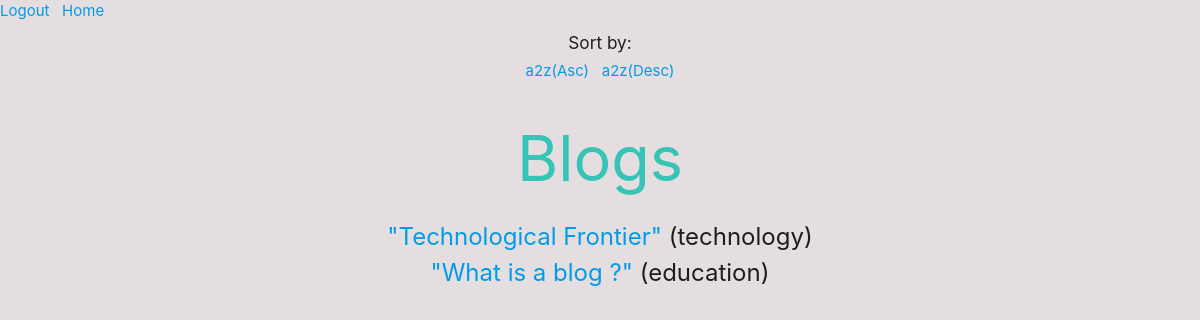
Screenshot of /readblog/?filter=a2z&reverse=0 (signed in) with the database file from the repository.
### main/models.py (models this page shows, shortened)
class Blog(models.Model):
    title = models.CharField(max_length=100)
    body = models.TextField(max_length=3000)
    genre = models.CharField(max_length=100,blank=True,null=True)
    author = models.CharField(max_length=100, blank = True , null = True)
    age = models.IntegerField(validators=[
        MaxValueValidator(100),
        MinValueValidator(4)
    ],blank=True, null=True)

### main/views.py (the view)
# urls.py: path('readblog/',views.Readblog, name='readblog'),
@login_required
def Readblog(request):
    query_set = models.Blog.objects.all()
    paginator = Paginator(query_set,10)
    page = request.GET.get('page',1)
    try:
        users = paginator.page(page)
    except PageNotAnInteger:
        users = paginator.page(1)
    except EmptyPage:
        users = paginator.page(paginator.num_pages)
    qs = models.Blog.objects.all()
    try:
        f=request.GET['filter']
    except MultiValueDictKeyError:
        f=False
    try:
        r=request.GET['reverse']
    except MultiValueDictKeyError:
        r=False
    if f=='a2z' and r=='0':
        qs=qs.order_by('title')
    elif f=='a2z' and r=='1':
        qs=qs.order_by('-title')
    context = {
        "query_set":query_set,
        "qs":qs,
        "users":users,
        "r":r,
        "f":f,
    }
    return render(request,'main/readblog.html',context)

### templates/main/readblog.html
{% extends 'main/base.html' %}
{% block body %}
    <div style="text-align: center;">
    <h6>Sort by:</h6>
    <div>
        <a href="{% url 'readblog' %}?filter=a2z&reverse=0">a2z(Asc)</a> &nbsp;
        <a href="{% url 'readblog' %}?filter=a2z&reverse=1">a2z(Desc)</a>
    </div>
    </div>
 <h1 style="color: rgb(53, 196, 181); text-align: center"> Blogs </h1>
 <ul style="text-align: center;">
        {% for art in qs %}
        <li style="font-size: x-large;">
            <a href="{% url 'art' id=art.pk %}">
           "{{ art.title }}"
        </a>  ({{ art.genre }})
        </li>
        {% endfor %}
 </ul>
{% endblock %}

### rows the page displays
Blog: title "Technological Frontier", genre "technology"
Blog: title "What is a blog ?", genre "education"
